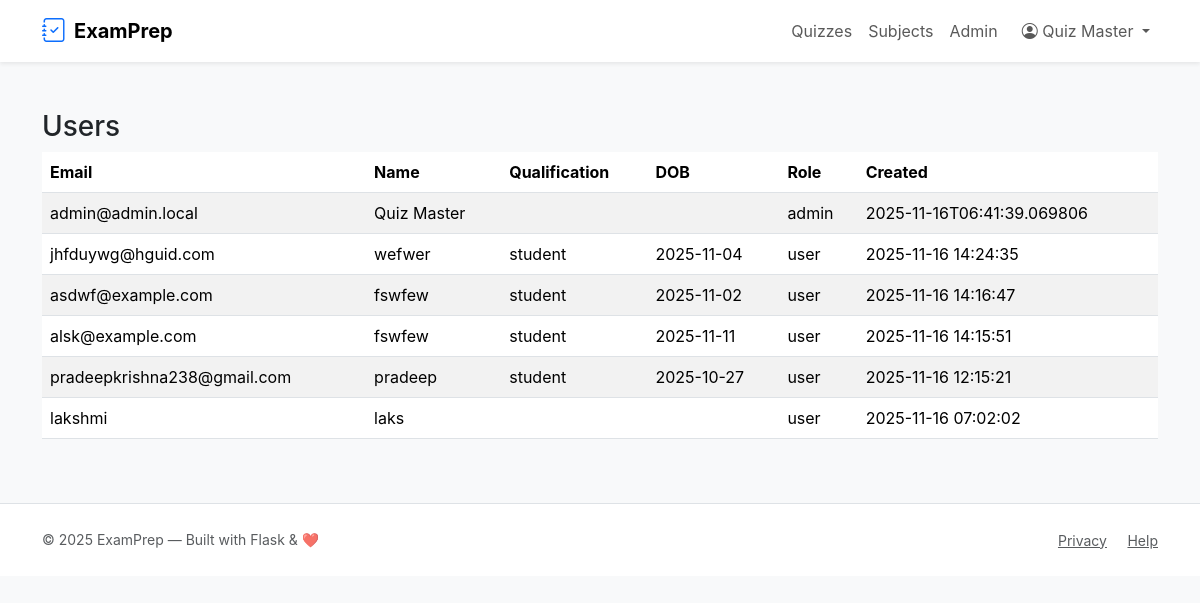
/admin/users (signed in), run on an earlier commit of the app's database.
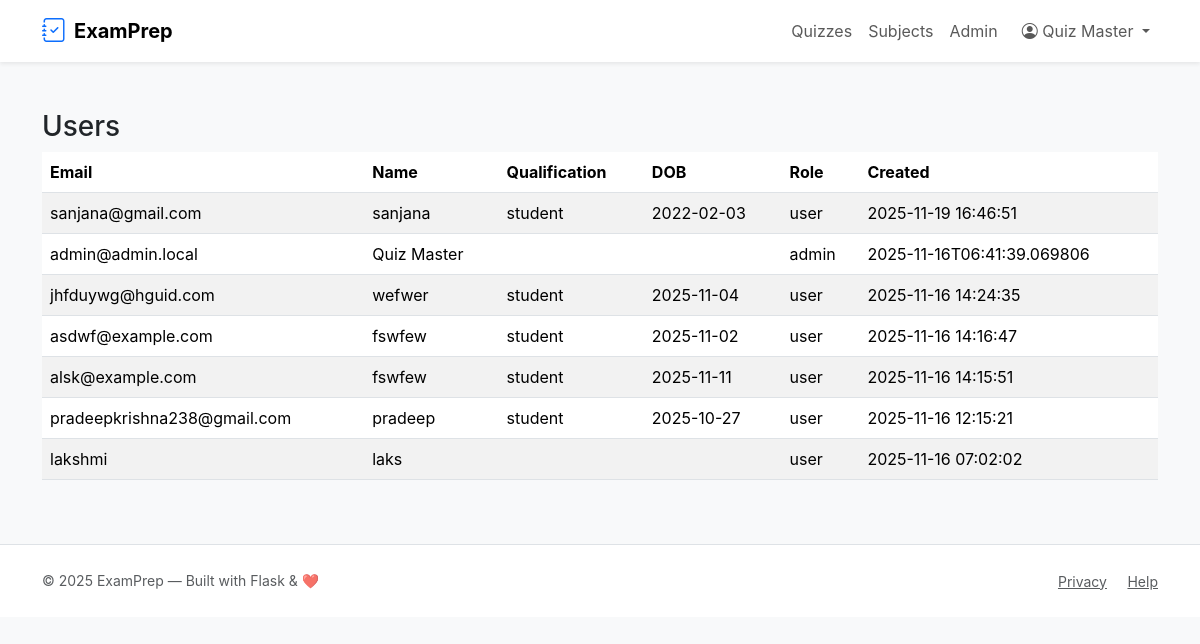
And on a later commit of the database.
### tables this page shows
CREATE TABLE users (
    id INTEGER PRIMARY KEY AUTOINCREMENT,
    email TEXT UNIQUE NOT NULL,
    password_hash TEXT NOT NULL,
    full_name TEXT,
    qualification TEXT,
    dob TEXT,
    role TEXT NOT NULL CHECK(role IN ('admin','user')) DEFAULT 'user',
    created_on TEXT NOT NULL DEFAULT (datetime('now'))
);

### app.py (the view)
@app.route('/admin/users')
@admin_required
def admin_users():
    users = query_db('SELECT id, email, full_name, qualification, dob, role, created_on FROM users ORDER BY created_on DESC')
    return render_template('admin_users.html', users=users)

### app.py (called while the page is built)
def get_db():
    db = getattr(g, '_database', None)
    if db is None:
        db = g._database = sqlite3.connect(DATABASE)
        db.row_factory = sqlite3.Row
    return db

@app.teardown_appcontext
def close_connection(exc):
    db = getattr(g, '_database', None)
    if db is not None:
        db.close()

def query_db(query, args=(), one=False):
    cur = get_db().execute(query, args)
    rv = cur.fetchall()
    cur.close()
    return (rv[0] if rv else None) if one else rv

def admin_required(f):
    @wraps(f)
    def decorated(*args, **kwargs):
        if 'user_id' not in session or session.get('role') != 'admin':
            flash('Admin access required.', 'danger')
            return redirect(url_for('index'))
        return f(*args, **kwargs)
    return decorated

### templates/admin_users.html
{% extends 'layout.html' %}
{% block content %}
<h3>Users</h3>
<table class="table table-striped">
  <thead><tr><th>Email</th><th>Name</th><th>Qualification</th><th>DOB</th><th>Role</th><th>Created</th></tr></thead>
  <tbody>
  {% for u in users %}
    <tr>
      <td>{{ u.email }}</td>
      <td>{{ u.full_name or '' }}</td>
      <td>{{ u.qualification or '' }}</td>
      <td>{{ u.dob or '' }}</td>
      <td>{{ u.role }}</td>
      <td>{{ u.created_on }}</td>
    </tr>
  {% else %}
    <tr><td colspan="6">No users</td></tr>
  {% endfor %}
  </tbody>
</table>
{% endblock %}

### templates/layout.html (shortened to what this page needs)
<!doctype html>
<html lang="en">
<head>
  <link href="https://cdn.jsdelivr.net/npm/bootstrap@5.3.2/dist/css/bootstrap.min.css" rel="stylesheet"
>
  <link href="https://cdn.jsdelivr.net/npm/bootstrap-icons@1.11.3/font/bootstrap-icons.css" rel="stylesheet">
  <link rel="stylesheet" href="{{ url_for('static', filename='css/style.css') }}">
</head>
<body class="bg-light text-dark">
<nav class="navbar navbar-expand-lg navbar-white bg-white shadow-sm">
  <div class="container">
    <a class="navbar-brand d-flex align-items-center" href="{{ url_for('index') }}">
      <i class="bi bi-journal-check fs-4 me-2 text-primary"></i>
      <span class="fw-bold">ExamPrep</span>
    </a>
    <div class="collapse navbar-collapse" id="mainNav">
      <ul class="navbar-nav ms-auto align-items-lg-center">
        <li class="nav-item"><a class="nav-link" href="{{ url_for('list_quizzes') }}">Quizzes</a></li>
        <li class="nav-item"><a class="nav-link" href="{{ url_for('user_dashboard') }}">Subjects</a></li>
        {% if session.get('user_id') and session.get('role')=='admin' %}
          <li class="nav-item"><a class="nav-link" href="{{ url_for('admin_dashboard') }}">Admin</a></li>
        {% endif %}
        {% if session.get('user_id') %}
          <li class="nav-item dropdown ms-2">
            <a class="nav-link dropdown-toggle" href="#" role="button" data-bs-toggle="dropdown">
              <i class="bi bi-person-circle"></i> {{ session.get('user_name') }}
            </a>
          </li>
        {% else %}
          <li class="nav-item"><a class="btn btn-outline-primary ms-2" href="{{ url_for('login') }}">Login</a></li>
          <li class="nav-item"><a class="btn btn-primary ms-2" href="{{ url_for('register') }}">Register</a></li>
        {% endif %}
      </ul>
    </div>
  </div>
</nav>
<main class="py-5">
  <div class="container">
    {% block content %}{% endblock %}
  </div>
</main>
<footer class="bg-white py-4 mt-auto border-top">
  <div class="container d-flex flex-column flex-md-row justify-content-between align-items-center">
    <div class="small text-muted">© {{ (2025) }} ExamPrep — Built with Flask & ❤️</div>
    <div>
      <a class="text-muted small me-3" href="#">Privacy</a>
      <a class="text-muted small" href="#">Help</a>
    </div>
  </div>
</footer>
</body>
</html>

What changed in the data, as far as the page shows it:
added users: email "sanjana@gmail.com", full_name "sanjana", qualification "student", dob "2022-02-03", role "user", created_on "2025-11-19 16:46:51"
